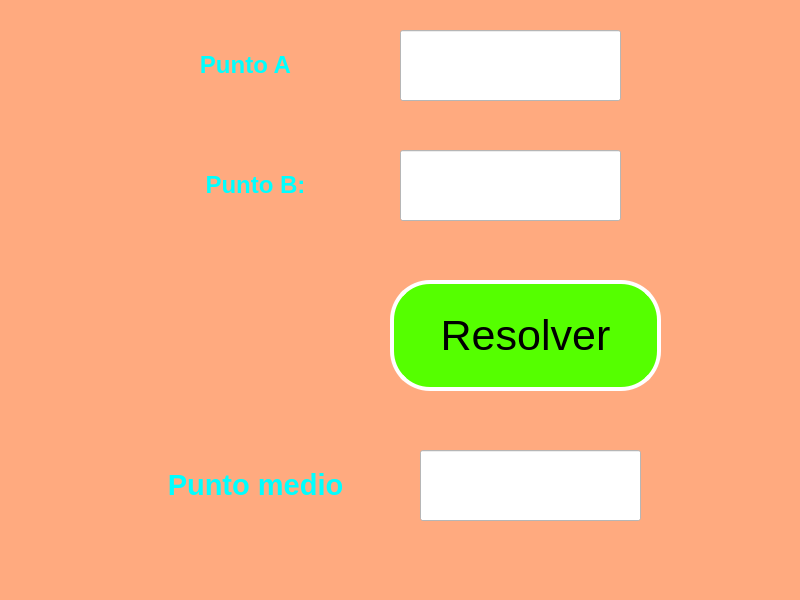
<?xml version="1.0" encoding="UTF-8"?>
<ui version="4.0">
 <class>MainWindow</class>
 <widget class="QMainWindow" name="MainWindow">
  <property name="geometry">
   <rect>
    <x>0</x>
    <y>0</y>
    <width>800</width>
    <height>600</height>
   </rect>
  </property>
  <property name="windowTitle">
   <string>MainWindow</string>
  </property>
  <property name="styleSheet">
   <string notr="true">background-color: rgb(255, 170, 127);</string>
  </property>
  <widget class="QWidget" name="centralwidget">
   <widget class="QPushButton" name="btn_agregar">
    <property name="geometry">
     <rect>
      <x>390</x>
      <y>280</y>
      <width>271</width>
      <height>111</height>
     </rect>
    </property>
    <property name="font">
     <font>
      <pointsize>32</pointsize>
     </font>
    </property>
    <property name="styleSheet">
     <string notr="true">background-color: rgb(85, 255, 0);
color: rgb(0, 0, 0);

border-radius:40px;
border:  4px solid white;
</string>
    </property>
    <property name="text">
     <string>Resolver</string>
    </property>
   </widget>
   <widget class="QLabel" name="label_3">
    <property name="geometry">
     <rect>
      <x>160</x>
      <y>450</y>
      <width>191</width>
      <height>71</height>
     </rect>
    </property>
    <property name="styleSheet">
     <string notr="true">color: rgb(170, 85, 0);
color: rgb(255, 170, 0);
color: rgb(170, 85, 0);</string>
    </property>
    <property name="text">
     <string>&lt;html&gt;&lt;head/&gt;&lt;body&gt;&lt;p align=&quot;center&quot;&gt;&lt;span style=&quot; font-size:22pt; font-weight:600; color:#00ffff;&quot;&gt;Punto medio&lt;/span&gt;&lt;/p&gt;&lt;/body&gt;&lt;/html&gt;</string>
    </property>
   </widget>
   <widget class="QLineEdit" name="txt_A">
    <property name="geometry">
     <rect>
      <x>400</x>
      <y>30</y>
      <width>221</width>
      <height>71</height>
     </rect>
    </property>
    <property name="styleSheet">
     <string notr="true">background-color: rgb(255, 255, 255);
font: 75 14pt &quot;MS Shell Dlg 2&quot;;</string>
    </property>
    <property name="text">
     <string/>
    </property>
    <property name="alignment">
     <set>Qt::AlignCenter</set>
    </property>
   </widget>
   <widget class="QLabel" name="label_4">
    <property name="geometry">
     <rect>
      <x>190</x>
      <y>150</y>
      <width>131</width>
      <height>71</height>
     </rect>
    </property>
    <property name="styleSheet">
     <string notr="true">color: rgb(170, 85, 0);
color: rgb(255, 170, 0);
color: rgb(170, 85, 0);</string>
    </property>
    <property name="text">
     <string>&lt;html&gt;&lt;head/&gt;&lt;body&gt;&lt;p align=&quot;center&quot;&gt;&lt;span style=&quot; font-size:18pt; font-weight:600; color:#00ffff;&quot;&gt;Punto B:&lt;/span&gt;&lt;/p&gt;&lt;/body&gt;&lt;/html&gt;</string>
    </property>
   </widget>
   <widget class="QLabel" name="label">
    <property name="geometry">
     <rect>
      <x>120</x>
      <y>30</y>
      <width>251</width>
      <height>71</height>
     </rect>
    </property>
    <property name="styleSheet">
     <string notr="true">color: rgb(170, 85, 0);
color: rgb(255, 170, 0);
color: rgb(255, 85, 0);
color: rgb(255, 170, 0);
color: rgb(255, 0, 0);
font: 8pt &quot;MS Gothic&quot;;</string>
    </property>
    <property name="text">
     <string>&lt;html&gt;&lt;head/&gt;&lt;body&gt;&lt;p align=&quot;center&quot;&gt;&lt;span style=&quot; font-size:18pt; font-weight:600; color:#00ffff;&quot;&gt;Punto A&lt;/span&gt;&lt;/p&gt;&lt;/body&gt;&lt;/html&gt;</string>
    </property>
   </widget>
   <widget class="QLineEdit" name="txt_resultado">
    <property name="geometry">
     <rect>
      <x>420</x>
      <y>450</y>
      <width>221</width>
      <height>71</height>
     </rect>
    </property>
    <property name="styleSheet">
     <string notr="true">background-color: rgb(255, 255, 255);
font: 75 14pt &quot;MS Shell Dlg 2&quot;;</string>
    </property>
    <property name="text">
     <string/>
    </property>
    <property name="alignment">
     <set>Qt::AlignCenter</set>
    </property>
   </widget>
   <widget class="QLineEdit" name="txt_B">
    <property name="geometry">
     <rect>
      <x>400</x>
      <y>150</y>
      <width>221</width>
      <height>71</height>
     </rect>
    </property>
    <property name="styleSheet">
     <string notr="true">background-color: rgb(255, 255, 255);
font: 75 14pt &quot;MS Shell Dlg 2&quot;;</string>
    </property>
    <property name="text">
     <string/>
    </property>
    <property name="alignment">
     <set>Qt::AlignCenter</set>
    </property>
   </widget>
  </widget>
  <widget class="QMenuBar" name="menubar">
   <property name="geometry">
    <rect>
     <x>0</x>
     <y>0</y>
     <width>800</width>
     <height>21</height>
    </rect>
   </property>
  </widget>
  <widget class="QStatusBar" name="statusbar"/>
 </widget>
 <resources/>
 <connections/>
</ui>
